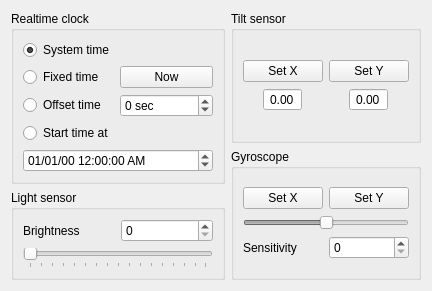
<?xml version="1.0" encoding="UTF-8"?>
<ui version="4.0">
 <class>SensorView</class>
 <widget class="QWidget" name="SensorView">
  <property name="geometry">
   <rect>
    <x>0</x>
    <y>0</y>
    <width>448</width>
    <height>332</height>
   </rect>
  </property>
  <property name="sizePolicy">
   <sizepolicy hsizetype="Fixed" vsizetype="Fixed">
    <horstretch>0</horstretch>
    <verstretch>0</verstretch>
   </sizepolicy>
  </property>
  <property name="windowTitle">
   <string>Sensors</string>
  </property>
  <layout class="QHBoxLayout" name="horizontalLayout">
   <property name="sizeConstraint">
    <enum>QLayout::SetFixedSize</enum>
   </property>
   <item>
    <layout class="QVBoxLayout" name="verticalLayout_2">
     <item>
      <widget class="QGroupBox" name="groupBox">
       <property name="title">
        <string>Realtime clock</string>
       </property>
       <layout class="QGridLayout" name="gridLayout_4">
        <item row="0" column="0">
         <widget class="QRadioButton" name="timeNoOverride">
          <property name="text">
           <string>System time</string>
          </property>
          <property name="checked">
           <bool>true</bool>
          </property>
          <attribute name="buttonGroup">
           <string notr="true">timeButtons</string>
          </attribute>
         </widget>
        </item>
        <item row="1" column="0">
         <widget class="QRadioButton" name="timeFixed">
          <property name="text">
           <string>Fixed time</string>
          </property>
          <attribute name="buttonGroup">
           <string notr="true">timeButtons</string>
          </attribute>
         </widget>
        </item>
        <item row="1" column="1">
         <widget class="QPushButton" name="timeNow">
          <property name="text">
           <string>Now</string>
          </property>
         </widget>
        </item>
        <item row="2" column="0">
         <widget class="QRadioButton" name="timeOffset">
          <property name="text">
           <string>Offset time</string>
          </property>
          <attribute name="buttonGroup">
           <string notr="true">timeButtons</string>
          </attribute>
         </widget>
        </item>
        <item row="2" column="1">
         <widget class="QSpinBox" name="offsetSeconds">
          <property name="accelerated">
           <bool>true</bool>
          </property>
          <property name="suffix">
           <string> sec</string>
          </property>
          <property name="minimum">
           <number>-99999999</number>
          </property>
          <property name="maximum">
           <number>99999999</number>
          </property>
          <property name="singleStep">
           <number>1</number>
          </property>
         </widget>
        </item>
        <item row="3" column="0">
         <widget class="QRadioButton" name="timeFakeEpoch">
          <property name="text">
           <string>Start time at</string>
          </property>
          <attribute name="buttonGroup">
           <string notr="true">timeButtons</string>
          </attribute>
         </widget>
        </item>
        <item row="4" column="0" colspan="2">
         <widget class="QDateTimeEdit" name="time">
          <property name="wrapping">
           <bool>true</bool>
          </property>
          <property name="maximumDate">
           <date>
            <year>2099</year>
            <month>12</month>
            <day>31</day>
           </date>
          </property>
          <property name="minimumDate">
           <date>
            <year>2000</year>
            <month>1</month>
            <day>1</day>
           </date>
          </property>
          <property name="currentSection">
           <enum>QDateTimeEdit::MonthSection</enum>
          </property>
          <property name="displayFormat">
           <string>MM/dd/yy hh:mm:ss AP</string>
          </property>
         </widget>
        </item>
       </layout>
      </widget>
     </item>
     <item>
      <widget class="QGroupBox" name="groupBox_2">
       <property name="title">
        <string>Light sensor</string>
       </property>
       <layout class="QGridLayout" name="gridLayout_6">
        <item row="0" column="0">
         <widget class="QLabel" name="label_4">
          <property name="text">
           <string>Brightness</string>
          </property>
         </widget>
        </item>
        <item row="0" column="1">
         <widget class="QSpinBox" name="lightSpin">
          <property name="maximum">
           <number>255</number>
          </property>
         </widget>
        </item>
        <item row="1" column="0" colspan="2">
         <widget class="QSlider" name="lightSlide">
          <property name="maximum">
           <number>255</number>
          </property>
          <property name="orientation">
           <enum>Qt::Horizontal</enum>
          </property>
          <property name="tickPosition">
           <enum>QSlider::TicksBelow</enum>
          </property>
          <property name="tickInterval">
           <number>16</number>
          </property>
         </widget>
        </item>
       </layout>
      </widget>
     </item>
    </layout>
   </item>
   <item>
    <layout class="QVBoxLayout" name="verticalLayout_3">
     <item>
      <widget class="QGroupBox" name="tilt">
       <property name="title">
        <string>Tilt sensor</string>
       </property>
       <layout class="QGridLayout" name="gridLayout_10">
        <item row="0" column="0" colspan="2">
         <layout class="QGridLayout" name="gridLayout_11">
          <item row="0" column="1">
           <widget class="QPushButton" name="tiltSetY">
            <property name="text">
             <string>Set Y</string>
            </property>
            <property name="checkable">
             <bool>true</bool>
            </property>
           </widget>
          </item>
          <item row="0" column="0">
           <widget class="QPushButton" name="tiltSetX">
            <property name="text">
             <string>Set X</string>
            </property>
            <property name="checkable">
             <bool>true</bool>
            </property>
           </widget>
          </item>
          <item row="1" column="0" alignment="Qt::AlignHCenter">
           <widget class="QDoubleSpinBox" name="tiltX">
            <property name="sizePolicy">
             <sizepolicy hsizetype="Ignored" vsizetype="Fixed">
              <horstretch>0</horstretch>
              <verstretch>0</verstretch>
             </sizepolicy>
            </property>
            <property name="alignment">
             <set>Qt::AlignCenter</set>
            </property>
            <property name="readOnly">
             <bool>true</bool>
            </property>
            <property name="buttonSymbols">
             <enum>QAbstractSpinBox::NoButtons</enum>
            </property>
            <property name="minimum">
             <double>-1.000000000000000</double>
            </property>
            <property name="maximum">
             <double>1.000000000000000</double>
            </property>
            <property name="singleStep">
             <double>0.010000000000000</double>
            </property>
           </widget>
          </item>
          <item row="1" column="1" alignment="Qt::AlignHCenter">
           <widget class="QDoubleSpinBox" name="tiltY">
            <property name="sizePolicy">
             <sizepolicy hsizetype="Ignored" vsizetype="Fixed">
              <horstretch>0</horstretch>
              <verstretch>0</verstretch>
             </sizepolicy>
            </property>
            <property name="alignment">
             <set>Qt::AlignCenter</set>
            </property>
            <property name="readOnly">
             <bool>true</bool>
            </property>
            <property name="buttonSymbols">
             <enum>QAbstractSpinBox::NoButtons</enum>
            </property>
            <property name="minimum">
             <double>-1.000000000000000</double>
            </property>
            <property name="maximum">
             <double>1.000000000000000</double>
            </property>
            <property name="singleStep">
             <double>0.010000000000000</double>
            </property>
           </widget>
          </item>
         </layout>
        </item>
       </layout>
      </widget>
     </item>
     <item>
      <widget class="QGroupBox" name="gyro">
       <property name="title">
        <string>Gyroscope</string>
       </property>
       <layout class="QGridLayout" name="gridLayout_12">
        <item row="0" column="0" colspan="2">
         <layout class="QGridLayout" name="gridLayout_17">
          <item row="0" column="1">
           <widget class="QPushButton" name="gyroSetY">
            <property name="text">
             <string>Set Y</string>
            </property>
            <property name="checkable">
             <bool>true</bool>
            </property>
           </widget>
          </item>
          <item row="0" column="0">
           <widget class="QPushButton" name="gyroSetX">
            <property name="text">
             <string>Set X</string>
            </property>
            <property name="checkable">
             <bool>true</bool>
            </property>
           </widget>
          </item>
          <item row="2" column="0">
           <widget class="QLabel" name="label_2">
            <property name="text">
             <string>Sensitivity</string>
            </property>
           </widget>
          </item>
          <item row="2" column="1">
           <widget class="QDoubleSpinBox" name="gyroSensitivity">
            <property name="decimals">
             <number>0</number>
            </property>
            <property name="maximum">
             <double>1000.000000000000000</double>
            </property>
           </widget>
          </item>
          <item row="1" column="0" colspan="2">
           <widget class="QSlider" name="gyroView">
            <property name="enabled">
             <bool>false</bool>
            </property>
            <property name="minimum">
             <number>-1073741823</number>
            </property>
            <property name="maximum">
             <number>1073741823</number>
            </property>
            <property name="value">
             <number>0</number>
            </property>
            <property name="tracking">
             <bool>false</bool>
            </property>
            <property name="orientation">
             <enum>Qt::Horizontal</enum>
            </property>
           </widget>
          </item>
         </layout>
        </item>
       </layout>
      </widget>
     </item>
    </layout>
   </item>
  </layout>
 </widget>
 <resources/>
 <connections/>
 <buttongroups>
  <buttongroup name="timeButtons"/>
 </buttongroups>
</ui>
